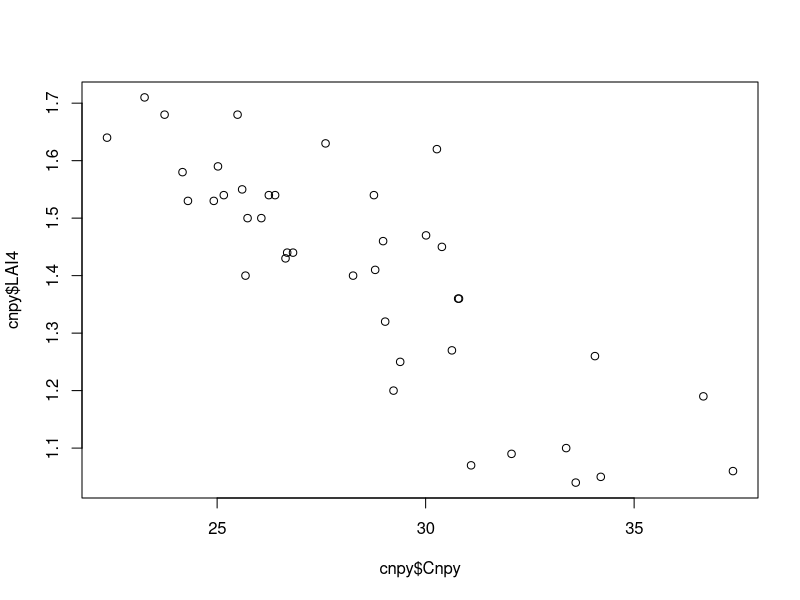
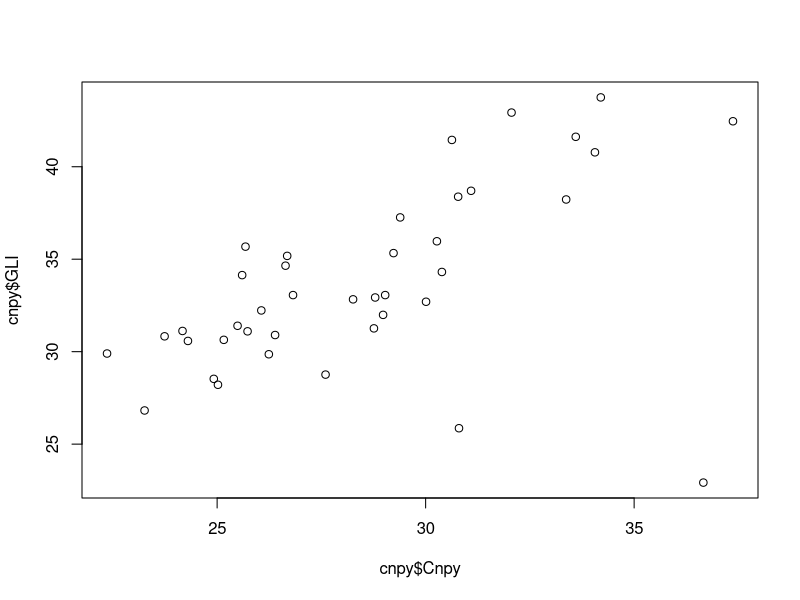
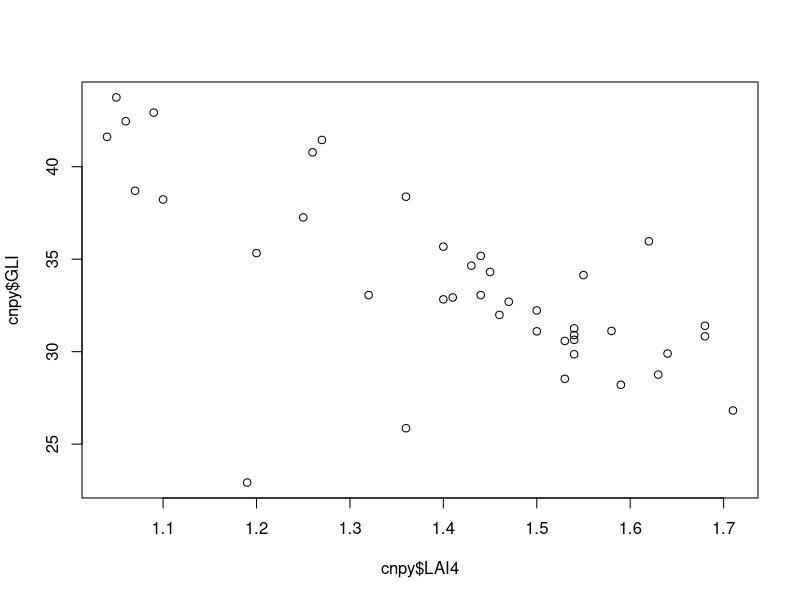
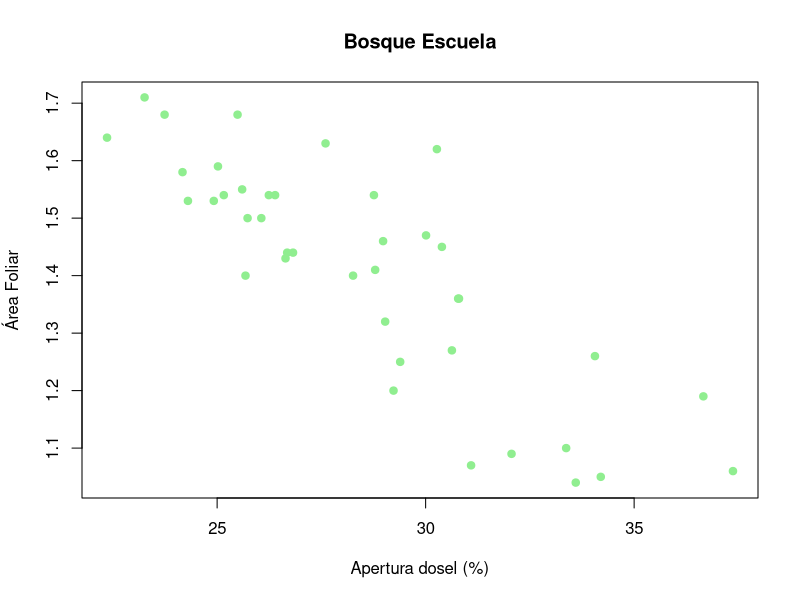
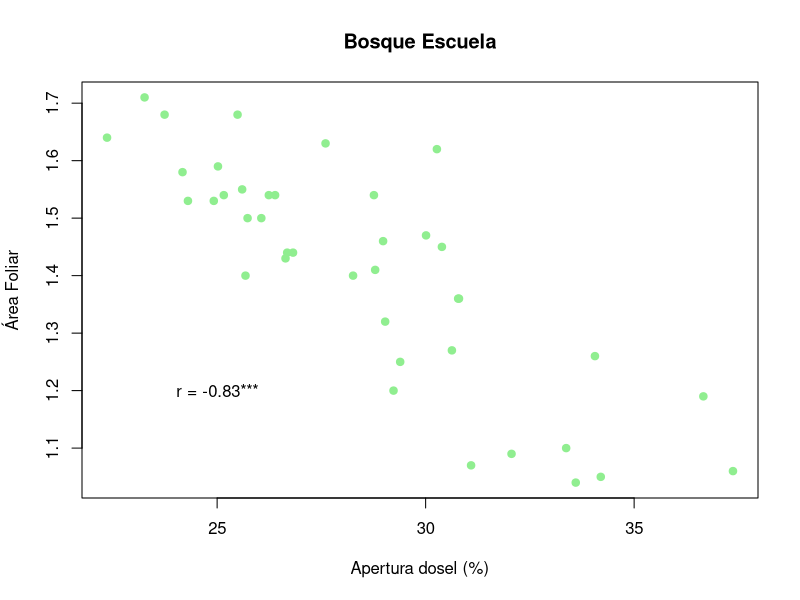
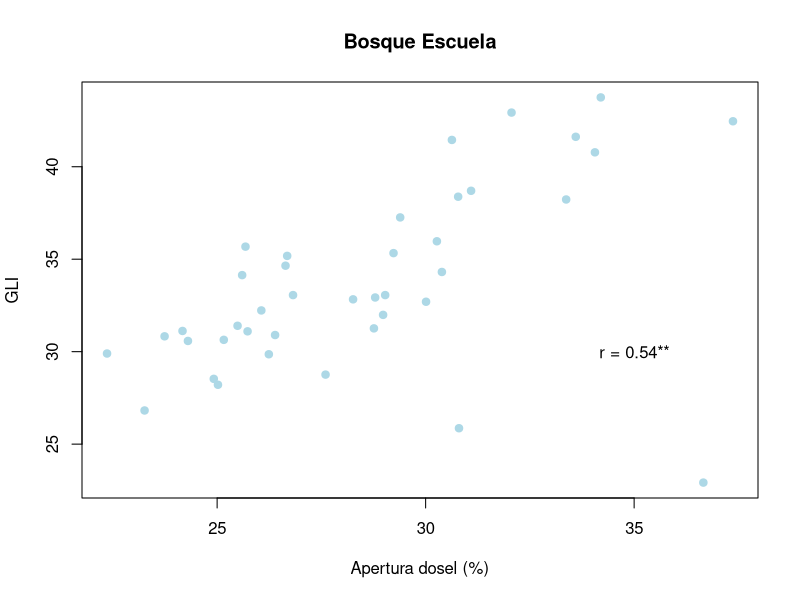
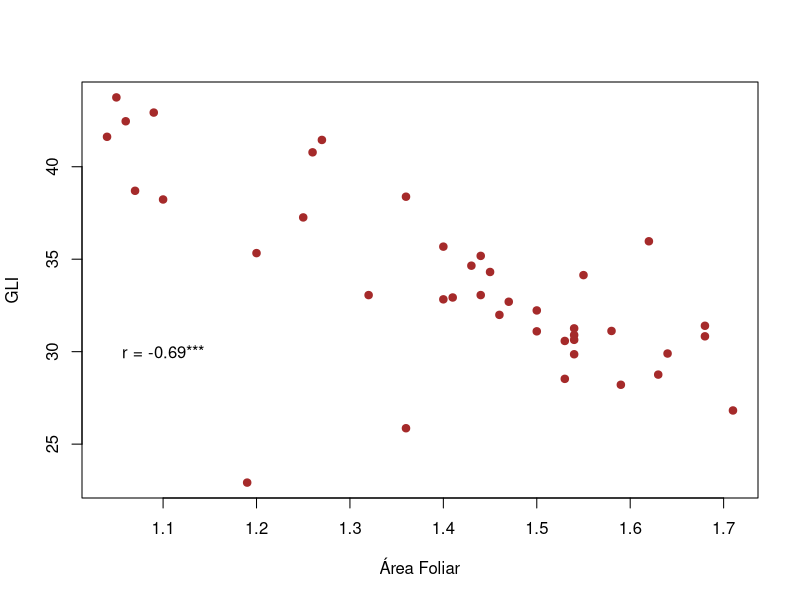

R code for these plots, in order:
# Correlación 
# 25/09/2023
# MAGT


# Importar ----------------------------------------------------------------

setwd("C:/Repositorio_GIT/Met_ES/Codigos")

cnpy <- read.csv("canopy.csv", header = T)
cnpy$Forest <- as.factor(cnpy$Forest)


# Gráfica -----------------------------------------------------------------

plot(cnpy$Cnpy, cnpy$LAI4)
# Asociación negativa entre Cnpy vs LAI4

plot(cnpy$Cnpy, cnpy$GLI)
# Asociación positiva Cnpy vs GLI (luz que llega al suelo)

plot(cnpy$LAI4, cnpy$GLI)
# Asociación negativa entre LAI4 vs GLI


# Personalizar gráfica
plot(cnpy$Cnpy, cnpy$LAI4,
     xlab = "Apertura dosel (%)",
     ylab = "Área Foliar",
     col = "lightgreen",
     pch = 19,
     main = "Bosque Escuela")

cor.test(cnpy$Cnpy, cnpy$LAI4)

# Anotar el r dentro de la gráfica
# Gráfica 1
plot(cnpy$Cnpy, cnpy$LAI4,
     xlab = "Apertura dosel (%)",
     ylab = "Área Foliar",
     col = "lightgreen",
     pch = 19,
     main = "Bosque Escuela")
text(25,1.2, "r = -0.83***")

# Gráfica 2
cor.test(cnpy$Cnpy, cnpy$GLI)
plot(cnpy$Cnpy, cnpy$GLI,
     xlab = "Apertura dosel (%)",
     ylab = "GLI",
     main = "Bosque Escuela",
     col  = "lightblue",
     pch  = 19)
text(35,30, "r = 0.54**")
# Asociación positiva Cnpy vs GLI (luz que llega al suelo)


# Gráfica 3
cor.test(cnpy$LAI4, cnpy$GLI)
plot(cnpy$LAI4, cnpy$GLI,
     xlab = "Área Foliar",
     ylab = "GLI",
     col  = "brown",
     pch  = 19)
text(1.1, 30, "r = -0.69***")
# Asociación negativa entre LAI4 vs GLI